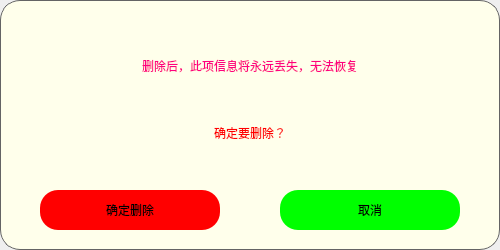
<?xml version="1.0" encoding="UTF-8"?>
<ui version="4.0">
 <class>Dialog</class>
 <widget class="QDialog" name="Dialog">
  <property name="geometry">
   <rect>
    <x>0</x>
    <y>0</y>
    <width>500</width>
    <height>250</height>
   </rect>
  </property>
  <property name="minimumSize">
   <size>
    <width>500</width>
    <height>250</height>
   </size>
  </property>
  <property name="maximumSize">
   <size>
    <width>500</width>
    <height>250</height>
   </size>
  </property>
  <property name="windowTitle">
   <string>Dialog</string>
  </property>
  <widget class="QFrame" name="frame">
   <property name="geometry">
    <rect>
     <x>0</x>
     <y>0</y>
     <width>500</width>
     <height>250</height>
    </rect>
   </property>
   <property name="minimumSize">
    <size>
     <width>500</width>
     <height>250</height>
    </size>
   </property>
   <property name="maximumSize">
    <size>
     <width>500</width>
     <height>250</height>
    </size>
   </property>
   <property name="styleSheet">
    <string notr="true">QFrame {
	background-color: rgb(255, 255, 235);
	border: 1px solid rgb(100, 100, 100);
	border-radius: 20px;
}
QFrame:hover {
	border: 2px solid rgb(255, 85, 0);
}</string>
   </property>
   <property name="frameShape">
    <enum>QFrame::StyledPanel</enum>
   </property>
   <property name="frameShadow">
    <enum>QFrame::Raised</enum>
   </property>
   <layout class="QVBoxLayout" name="verticalLayout">
    <property name="topMargin">
     <number>20</number>
    </property>
    <item>
     <widget class="QFrame" name="frame_4">
      <property name="styleSheet">
       <string notr="true">QFrame {
	border: none;
}
QFrame:hover {
	border: none;
}</string>
      </property>
      <property name="frameShape">
       <enum>QFrame::StyledPanel</enum>
      </property>
      <property name="frameShadow">
       <enum>QFrame::Raised</enum>
      </property>
      <layout class="QVBoxLayout" name="verticalLayout_2">
       <property name="spacing">
        <number>10</number>
       </property>
       <property name="leftMargin">
        <number>0</number>
       </property>
       <property name="topMargin">
        <number>20</number>
       </property>
       <property name="rightMargin">
        <number>0</number>
       </property>
       <property name="bottomMargin">
        <number>10</number>
       </property>
       <item alignment="Qt::AlignHCenter">
        <widget class="QLabel" name="label_tital_4">
         <property name="maximumSize">
          <size>
           <width>16777215</width>
           <height>50</height>
          </size>
         </property>
         <property name="styleSheet">
          <string notr="true">font: 700 18pt &quot;等线&quot;;
color: rgb(255, 0, 127);
border: none;</string>
         </property>
         <property name="text">
          <string>删除后，此项信息将永远丢失，无法恢复</string>
         </property>
         <property name="alignment">
          <set>Qt::AlignCenter</set>
         </property>
        </widget>
       </item>
       <item>
        <widget class="QLabel" name="label">
         <property name="styleSheet">
          <string notr="true">font: 700 18pt &quot;等线&quot;;
color: rgb(255, 0, 0);
border: none;</string>
         </property>
         <property name="text">
          <string>确定要删除？</string>
         </property>
         <property name="alignment">
          <set>Qt::AlignCenter</set>
         </property>
        </widget>
       </item>
      </layout>
     </widget>
    </item>
    <item>
     <widget class="QFrame" name="frame_3">
      <property name="maximumSize">
       <size>
        <width>16777215</width>
        <height>60</height>
       </size>
      </property>
      <property name="styleSheet">
       <string notr="true">QFrame {
	border: none;
}
QFrame:hover {
	border: none;
}</string>
      </property>
      <property name="frameShape">
       <enum>QFrame::StyledPanel</enum>
      </property>
      <property name="frameShadow">
       <enum>QFrame::Raised</enum>
      </property>
      <layout class="QHBoxLayout" name="horizontalLayout_3">
       <property name="spacing">
        <number>0</number>
       </property>
       <property name="leftMargin">
        <number>0</number>
       </property>
       <property name="topMargin">
        <number>0</number>
       </property>
       <property name="rightMargin">
        <number>0</number>
       </property>
       <property name="bottomMargin">
        <number>0</number>
       </property>
       <item>
        <widget class="QFrame" name="frame_39">
         <property name="styleSheet">
          <string notr="true">QFrame {
	border: none;
}
</string>
         </property>
         <property name="frameShape">
          <enum>QFrame::StyledPanel</enum>
         </property>
         <property name="frameShadow">
          <enum>QFrame::Raised</enum>
         </property>
         <layout class="QHBoxLayout" name="horizontalLayout_20">
          <property name="spacing">
           <number>0</number>
          </property>
          <property name="leftMargin">
           <number>0</number>
          </property>
          <property name="topMargin">
           <number>0</number>
          </property>
          <property name="rightMargin">
           <number>0</number>
          </property>
          <property name="bottomMargin">
           <number>0</number>
          </property>
          <item alignment="Qt::AlignVCenter">
           <widget class="QPushButton" name="Btn_determine_delete">
            <property name="enabled">
             <bool>true</bool>
            </property>
            <property name="sizePolicy">
             <sizepolicy hsizetype="Fixed" vsizetype="Preferred">
              <horstretch>0</horstretch>
              <verstretch>0</verstretch>
             </sizepolicy>
            </property>
            <property name="minimumSize">
             <size>
              <width>180</width>
              <height>40</height>
             </size>
            </property>
            <property name="maximumSize">
             <size>
              <width>180</width>
              <height>40</height>
             </size>
            </property>
            <property name="styleSheet">
             <string notr="true">QPushButton{	
	background-color: rgb(255, 0, 0);
	font: 700 18pt &quot;等线&quot;;
	border-radius: 18px;
}
QPushButton:hover{
	border: 3px solid rgb(255, 200, 0);  
}
QPushButton:pressed{
	color: green;
	border-color: blueviolet;
    background-color: rgb(85, 0, 255);
}
QPushButton:disabled{
	color: rgb(31, 31, 31);
    background-color: rgb(152, 152, 152);
}</string>
            </property>
            <property name="text">
             <string>确定删除</string>
            </property>
            <property name="iconSize">
             <size>
              <width>20</width>
              <height>20</height>
             </size>
            </property>
            <property name="checkable">
             <bool>true</bool>
            </property>
            <property name="checked">
             <bool>false</bool>
            </property>
           </widget>
          </item>
         </layout>
        </widget>
       </item>
       <item>
        <widget class="QFrame" name="frame_45">
         <property name="styleSheet">
          <string notr="true">QFrame {
	border: none;
}
</string>
         </property>
         <property name="frameShape">
          <enum>QFrame::StyledPanel</enum>
         </property>
         <property name="frameShadow">
          <enum>QFrame::Raised</enum>
         </property>
         <layout class="QHBoxLayout" name="horizontalLayout_30">
          <property name="spacing">
           <number>0</number>
          </property>
          <property name="leftMargin">
           <number>0</number>
          </property>
          <property name="topMargin">
           <number>0</number>
          </property>
          <property name="rightMargin">
           <number>0</number>
          </property>
          <property name="bottomMargin">
           <number>0</number>
          </property>
          <item alignment="Qt::AlignVCenter">
           <widget class="QPushButton" name="Btn_cancel_delete">
            <property name="enabled">
             <bool>true</bool>
            </property>
            <property name="sizePolicy">
             <sizepolicy hsizetype="Minimum" vsizetype="Minimum">
              <horstretch>0</horstretch>
              <verstretch>0</verstretch>
             </sizepolicy>
            </property>
            <property name="minimumSize">
             <size>
              <width>180</width>
              <height>40</height>
             </size>
            </property>
            <property name="maximumSize">
             <size>
              <width>180</width>
              <height>40</height>
             </size>
            </property>
            <property name="styleSheet">
             <string notr="true">QPushButton{	
	background-color: rgb(0, 255, 0);
	font: 700 18pt &quot;等线&quot;;
	border-radius: 18px;
}
QPushButton:hover{
	border: 3px solid rgb(255, 200, 0);  
}
QPushButton:pressed{
	color: green;
	border-color: blueviolet;
    background-color: rgb(85, 0, 255);
}
QPushButton:disabled{
	color: rgb(31, 31, 31);
    background-color: rgb(152, 152, 152);
}</string>
            </property>
            <property name="text">
             <string>取消</string>
            </property>
            <property name="iconSize">
             <size>
              <width>19</width>
              <height>20</height>
             </size>
            </property>
           </widget>
          </item>
         </layout>
        </widget>
       </item>
      </layout>
     </widget>
    </item>
   </layout>
  </widget>
 </widget>
 <resources/>
 <connections>
  <connection>
   <sender>Btn_cancel_delete</sender>
   <signal>clicked()</signal>
   <receiver>Dialog</receiver>
   <slot>close()</slot>
   <hints>
    <hint type="sourcelabel">
     <x>363</x>
     <y>202</y>
    </hint>
    <hint type="destinationlabel">
     <x>329</x>
     <y>-16</y>
    </hint>
   </hints>
  </connection>
  <connection>
   <sender>Btn_determine_delete</sender>
   <signal>clicked()</signal>
   <receiver>Dialog</receiver>
   <slot>close()</slot>
   <hints>
    <hint type="sourcelabel">
     <x>137</x>
     <y>202</y>
    </hint>
    <hint type="destinationlabel">
     <x>202</x>
     <y>-13</y>
    </hint>
   </hints>
  </connection>
 </connections>
</ui>
